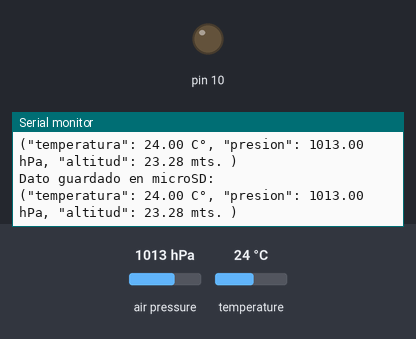
The sketch below on a simulated Arduino Uno, built with avr-gcc and run on an emulated ATmega328P. Parts: output pins drawn as LEDs (lit = HIGH), the last lines printed to the serial monitor. Inputs (shaded band) come from the test bench; at power-on: air pressure 1013 hPa, temperature 24 °C. Storage starts empty.

Above: at 1.2 s.
1.3 s: air pressure set to 952 hPa
At 1.42 s:
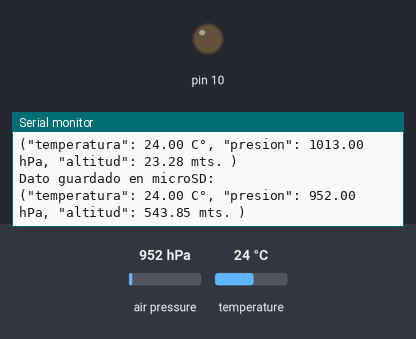
4.3 s: air pressure set to 1000 hPa
At 4.31 s:
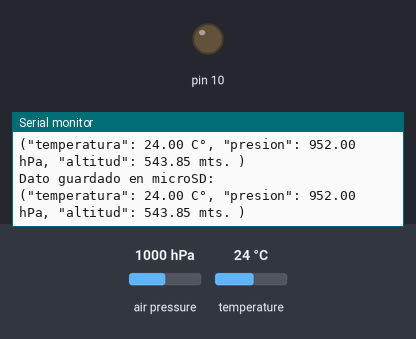
Timing chart, 0 to 7.3 s (numbered marks = the images above; inputs shaded):
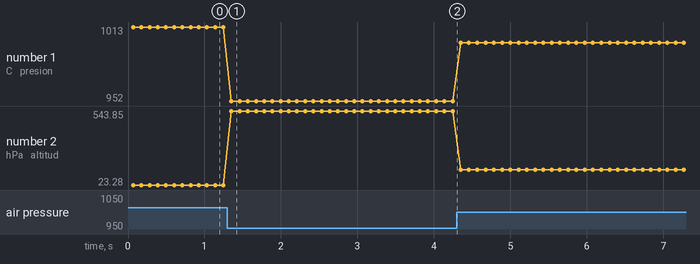

Measured:
- after the input at 1.3 s, the serial monitor: prints a new line after 0.05 s (image 1)
- plotted number 1: 1013 → 952 after the input at 1.3 s, 952 → 1000 after the input at 4.3 s
- plotted number 2: 23.28 → 543.85 after the input at 1.3 s, 543.85 → 132.05 after the input at 4.3 s

The sketch:

Basico.ino
```cpp
// se incluyen las librerias necesarias
#include <Wire.h>
#include <Adafruit_Sensor.h>
#include <Adafruit_BMP280.h>
#include <SPI.h>
#include <SD.h>
// se declara el sensor y las variables necesarias
Adafruit_BMP280 bmp;
float TEMPERATURA;
float PRESION, P0;

File dataFile;
// inicializa el sistema a 9600 baudios
void setup() {
  Serial.begin(9600);
  Serial.println("Iniciando sistema...");

  // Inicializar BMP280
  if (!bmp.begin(0x76)) {
    Serial.println("BMP280 no encontrado!");
    while (1);
  }

  // Importante: forza pin 10 como salida
  pinMode(10, OUTPUT);

  // Inicializar microSD
  if (!SD.begin(10)) {   // Usa el mismo pin de salida de datos para la SD
    Serial.println("Error al inicializar microSD");
  } else {
    Serial.println("microSD lista.");
  }

  // Guardar presión inicial/gerenal de Popayán
  P0 = 1015.8;
}
// inicia el ciclo de toma de datos del sensor
void loop() {
  // Toma los valores desde el sensor BMP280
  TEMPERATURA = bmp.readTemperature();
  PRESION = bmp.readPressure() / 100;
  float ALTITUD = bmp.readAltitude(P0);

  // Estructura del archivo de texto
  String txt = "(";
  txt += "\"temperatura\": "; txt += TEMPERATURA; txt += " C°, ";
  txt += "\"presion\": "; txt += PRESION; txt += " hPa, ";
  txt += "\"altitud\": "; txt += ALTITUD; txt += " mts. ";
  txt += ")";

  // Solo permite leer y abrir archivos de ocho caracteres de nombre y 3 caracteres de extension.
  dataFile = SD.open("pila4321.txt", FILE_WRITE);

  // Si se subieron los datos al txt, aqui se leeran
  if (dataFile) {
    dataFile.println(txt);
    dataFile.close();
    Serial.println("Dato guardado en microSD:");
    Serial.println(txt);
  } else {
    Serial.println("No se pudo abrir el archivo.txt");
  }
  // rango de tiempo entre toma de datos.
  delay(50);
}
```
